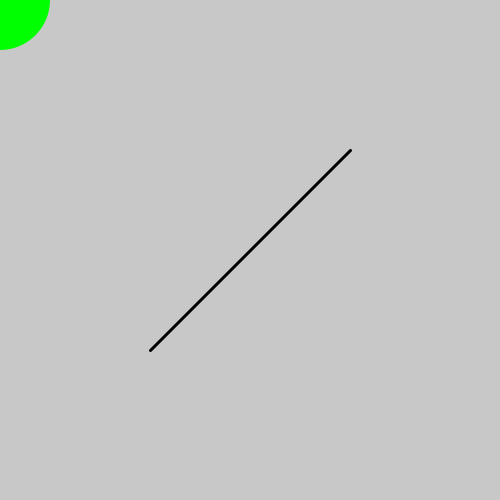
Frame 1 (no input)
Frame 60 (the mouse pressed at the canvas centre just before this capture): identical to frame 1, image omitted
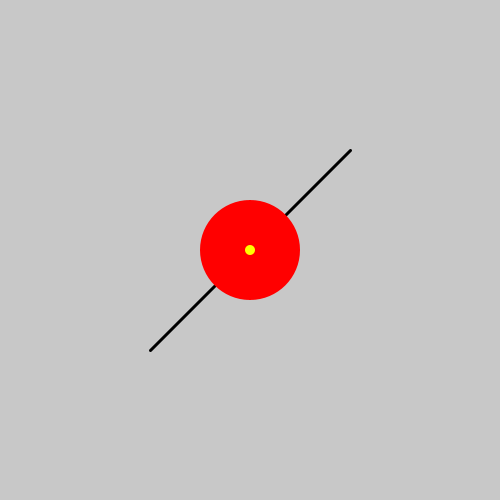
Frame 120 (the mouse held since frame 60 and released just before this capture)

The Processing sketch that drew these frames (run headless with seeded random() and noise(); from frame 60 on, the mouse is pressed at the canvas centre):

// Processing sketch: collision_line_circle
// ── collision_line_circle.pde
PVector crossPoint = new PVector();

void setup() {
  size(500,500);
}

void draw() {
  background(200);
  float Ax = 150;
  float Ay = 350;
  float Bx = 350;
  float By = 150;
  float Px = mouseX;
  float Py = mouseY;
  float radius = 50;
  boolean hit = false;

  strokeWeight(3);
  stroke(0);
  line(Ax,Ay,Bx,By);
  if (collision(Ax,Ay,Bx,By,Px,Py,radius)) {
    hit = true;
    fill(255,0,0);
  } else {
    fill(0,255,0);
  }
  noStroke();
  ellipse(Px,Py,radius*2,radius*2);        
  if (hit) {
    fill(255,255,0);
    ellipse(crossPoint.x,crossPoint.y,10,10);
  }
}

boolean collision(float Ax,float Ay,
                  float Bx,float By,
                  float Px,float Py,
                  float radius) {
  PVector AP = new PVector(Px-Ax,Py-Ay);
  PVector AB = new PVector(Bx-Ax,By-Ay);
  AB.normalize();

  //単位ベクトルABとベクトルAPの内積(AXの距離)
  float lenAX = AB.x*AP.x+AB.y*AP.y;
  float shortest,lenPX;
  if (lenAX < 0) {
    //AXが負ならAPが最短距離
    shortest = dist(Ax,Ay,Px,Py);
  } else if (lenAX > dist(Ax,Ay,Bx,By)) {
    //AXがABより長い場合はBPが最短距離
    shortest = dist(Bx,By,Px,Py);
  } else {
    //単位ベクトルAPとベクトルAPの外積(PXの距離)
    lenPX = AB.x*AP.y-AB.y*AP.x;
    //PがAB線分上にあるので、PXが最短距離
    shortest = abs(lenPX);
  }

  crossPoint.x = Ax+(AB.x*lenAX);
  crossPoint.y = Ay+(AB.y*lenAX);

  if (shortest < radius)
    return true;
  return false;
}
